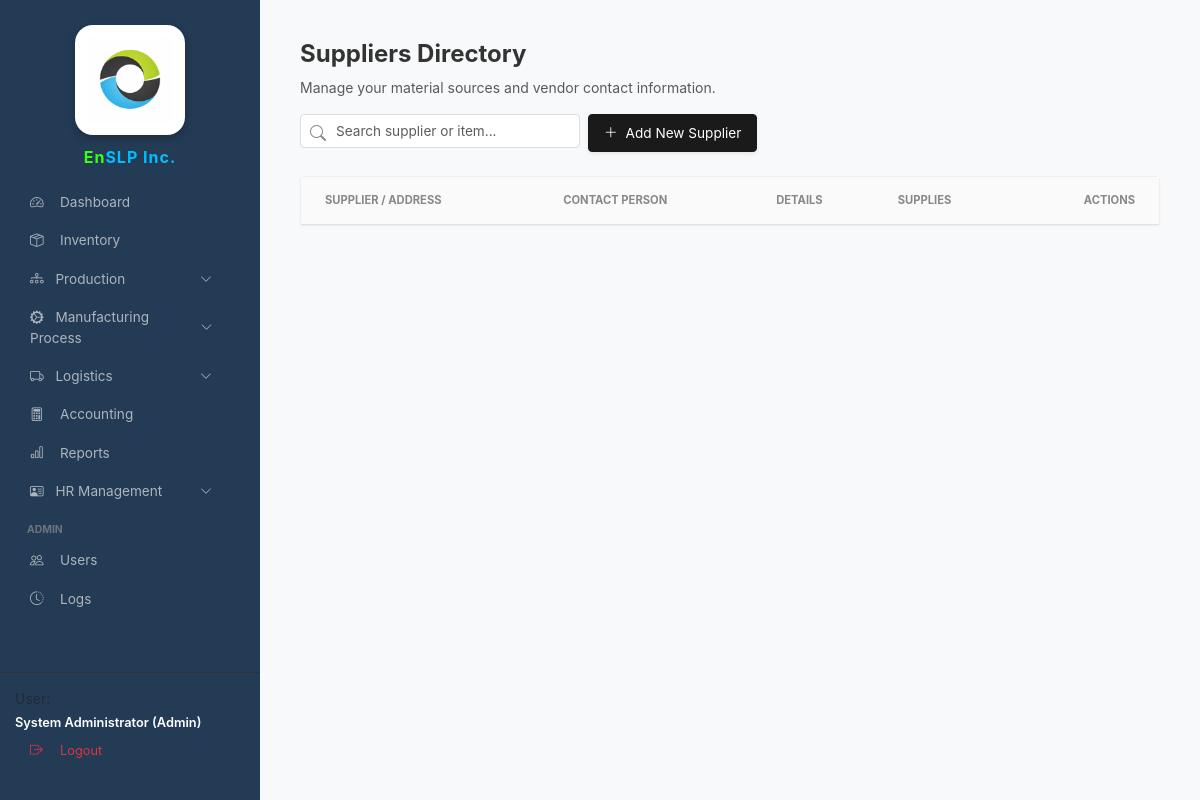
The page /suppliers.php (signed in) on the database as committed earlier.
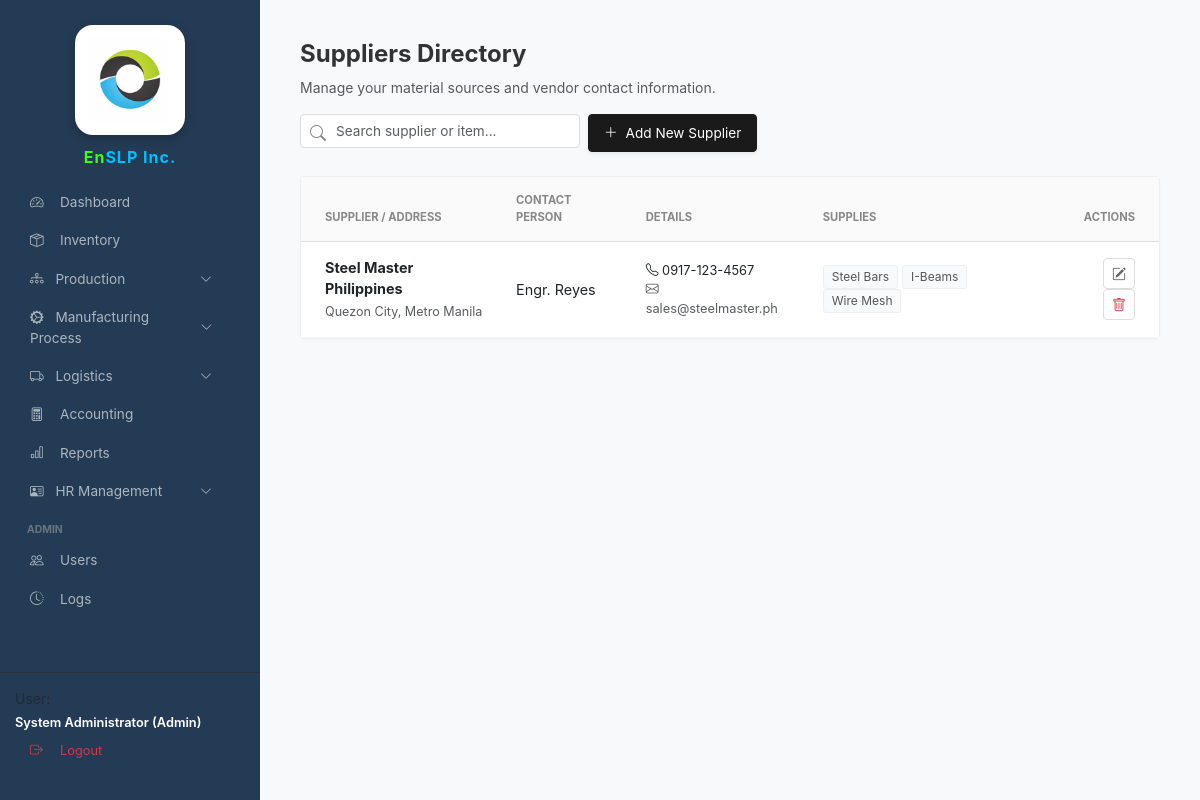
The same page on the database as committed later.
### tables this page shows
CREATE TABLE `suppliers` (
  `id` int(11) NOT NULL,
  `supplier_name` varchar(255) NOT NULL,
  `contact_person` varchar(150) DEFAULT NULL,
  `phone` varchar(50) DEFAULT NULL,
  `email` varchar(100) DEFAULT NULL,
  `address` text DEFAULT NULL,
  `supplied_items` text DEFAULT NULL,
  `created_at` timestamp NOT NULL DEFAULT current_timestamp()
);

### suppliers.php (the view, shortened to what this page needs)
<?php
include 'config.php';
$suppliers = $conn->query("SELECT * FROM suppliers ORDER BY supplier_name ASC");
?>
<!DOCTYPE html>
<html lang="en">
<head>
    <link href="https://cdn.jsdelivr.net/npm/bootstrap@5.3.0/dist/css/bootstrap.min.css" rel="stylesheet">
    <link rel="stylesheet" href="https://cdn.jsdelivr.net/npm/bootstrap-icons@1.11.0/font/bootstrap-icons.css">
</head>
<body>
<?php include 'sidebar.php'; ?>
<div class="main-content">
    <div class="d-flex justify-content-between align-items-center mb-4 flex-wrap gap-3">
        <div>
            <h4 class="fw-bold">Suppliers Directory</h4>
            <p class="text-muted small mb-0">Manage your material sources and vendor contact information.</p>
        </div>
        <div class="d-flex gap-2 flex-wrap">
            <div class="search-container">
                <i class="bi bi-search"></i>
                <input type="text" id="searchInput" class="form-control" placeholder="Search supplier or item...">
            </div>
            <button class="btn btn-action shadow-sm" onclick="prepareAdd()">
                <i class="bi bi-plus-lg me-2"></i>Add New Supplier
            </button>
        </div>
    </div>
    <div class="content-card">
        <div class="table-responsive">
            <table class="table table-hover mb-0" id="suppliersTable">
                <thead>
                    <tr>
                        <th class="ps-4">Supplier / Address</th>
                        <th>Contact Person</th>
                        <th>Details</th>
                        <th>Supplies</th>
                        <th class="pe-4 text-end">Actions</th>
                    </tr>
                </thead>
                <tbody>
                    <?php while($row = $suppliers->fetch()): ?>
                    <tr>
                        <td class="ps-4">
                            <span class="fw-bold"><?= htmlspecialchars($row['supplier_name']) ?></span><br>
                            <small class="text-muted"><?= htmlspecialchars($row['address']) ?></small>
                        </td>
                        <td><?= htmlspecialchars($row['contact_person'] ?: '---') ?></td>
                        <td style="font-size: 0.8rem;">
                            <div><i class="bi bi-telephone"></i> <?= htmlspecialchars($row['phone']) ?></div>
                            <div class="text-muted"><i class="bi bi-envelope"></i> <?= htmlspecialchars($row['email'] ?: 'N/A') ?></div>
                        </td>
                        <td>
                            <?php
                                $items = explode(',', $row['supplied_items']);
                                foreach($items as $item) if(!empty(trim($item))) echo '<span class="supplied-tag">'.htmlspecialchars(trim($item)).'</span>';
                            ?>
                        </td>
                        <td class="pe-4 text-end">
                            <button class="btn btn-sm btn-gray-outline btn-edit"
                                    data-id="<?= $row['id'] ?>"
                                    data-name="<?= htmlspecialchars($row['supplier_name']) ?>"
                                    data-contact="<?= htmlspecialchars($row['contact_person']) ?>"
                                    data-phone="<?= htmlspecialchars($row['phone']) ?>"
                                    data-email="<?= htmlspecialchars($row['email']) ?>"
                                    data-items="<?= htmlspecialchars($row['supplied_items']) ?>"
                                    data-address="<?= htmlspecialchars($row['address']) ?>">
                                <i class="bi bi-pencil-square"></i>
                            </button>
                            <button type="button" class="btn btn-sm btn-gray-outline text-danger"
                                    onclick="confirmDelete(<?= $row['id'] ?>, '<?= htmlspecialchars($row['supplier_name'], ENT_QUOTES) ?>')">
                                <i class="bi bi-trash"></i>
                            </button>
                        </td>
                    </tr>
                    <?php endwhile; ?>
                </tbody>
            </table>
        </div>
    </div>
</div>
</body>
</html>

Rows that differ between the two databases and show on the page:
added suppliers: supplier_name "Steel Master Philippines", address "Quezon City, Metro Manila", contact_person "Engr. Reyes", phone "0917-123-4567", email "sales@steelmaster.ph", supplied_items "Steel Bars", supplied_items "I-Beams", supplied_items "Wire Mesh"
